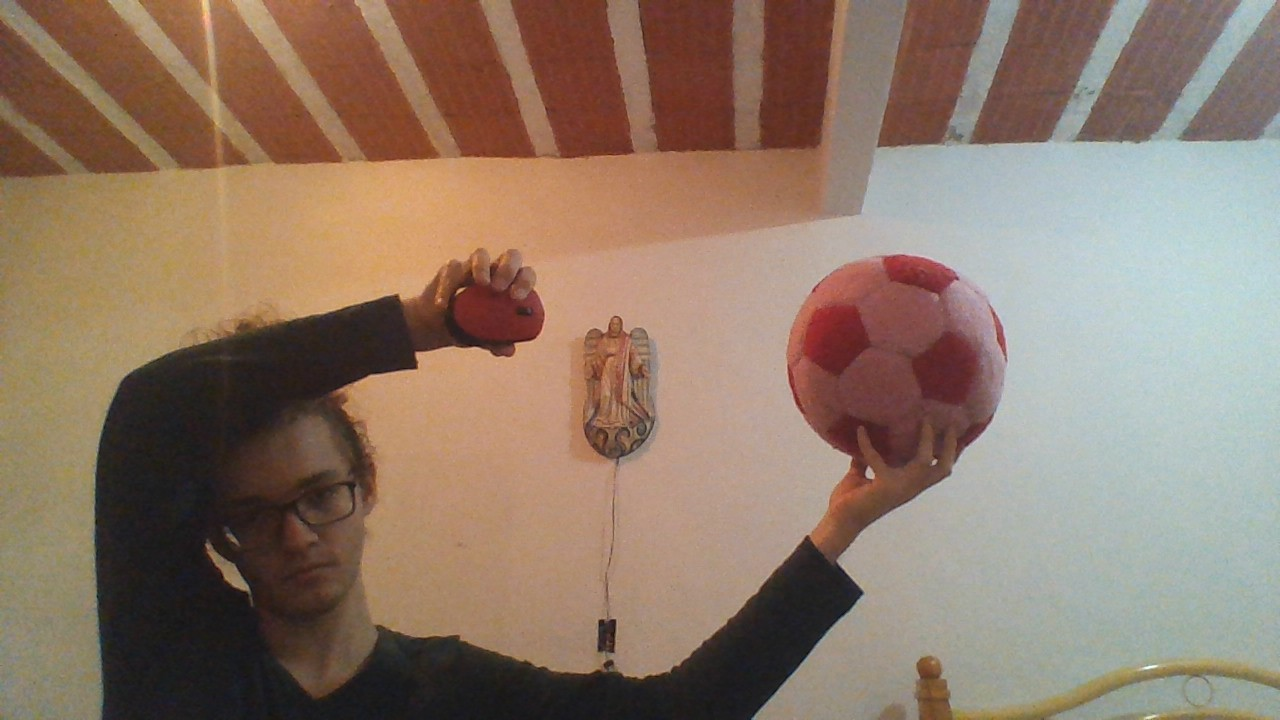
#> input picture drone/controladora/test1.jpg, 1280 x 720 px, given in place of the camera
$ python colorDetection.py
#> lines starting #> are read from the running program, lines starting #| are printed output that depends on the picture; after the words box and inside, x2 and y2 are one past the last pixel; in counts of white or black regions, pixels touching at a corner belong together
import cv2
import numpy as np
global cmdPrint

def stackImages(scale,imgArray):
	rows = len(imgArray)
	cols = len(imgArray[0])
	rowsAvailable = isinstance(imgArray[0], list)
	width = imgArray[0][0].shape[1]
	height = imgArray[0][0].shape[0]
	if rowsAvailable:
		for x in range ( 0, rows):
			for y in range(0, cols):
				if imgArray[x][y].shape[:2] == imgArray[0][0].shape [:2]:
					imgArray[x][y] = cv2.resize(imgArray[x][y], (0, 0), None, scale, scale)
				else:
					imgArray[x][y] = cv2.resize(imgArray[x][y], (imgArray[0][0].shape[1], imgArray[0][0].shape[0]), None, scale, scale)
				if len(imgArray[x][y].shape) == 2: imgArray[x][y]= cv2.cvtColor( imgArray[x][y], cv2.COLOR_GRAY2BGR)
		imageBlank = np.zeros((height, width, 3), np.uint8)
		hor = [imageBlank]*rows
		hor_con = [imageBlank]*rows
		for x in range(0, rows):
			hor[x] = np.hstack(imgArray[x])
		ver = np.vstack(hor)
	else:
		for x in range(0, rows):
			if imgArray[x].shape[:2] == imgArray[0].shape[:2]:
				imgArray[x] = cv2.resize(imgArray[x], (0, 0), None, scale, scale)
			else:
				imgArray[x] = cv2.resize(imgArray[x], (imgArray[0].shape[1], imgArray[0].shape[0]), None,scale, scale)
			if len(imgArray[x].shape) == 2: imgArray[x] = cv2.cvtColor(imgArray[x], cv2.COLOR_GRAY2BGR)
		hor= np.hstack(imgArray)
		ver = hor
	return ver


def getObjectsHSV(img):

	stack = []
	stack.append(img)

	imgHsv = cv2.cvtColor(img,cv2.COLOR_BGR2HSV)

	h_min = cv2.getTrackbarPos("HUE Min","HSV")
	h_max = cv2.getTrackbarPos("HUE Max", "HSV")
	s_min = cv2.getTrackbarPos("SAT Min", "HSV")
	s_max = cv2.getTrackbarPos("SAT Max", "HSV")
	v_min = cv2.getTrackbarPos("VALUE Min", "HSV")
	v_max = cv2.getTrackbarPos("VALUE Max", "HSV")

	lower = np.array([h_min,s_min,v_min])
	upper = np.array([h_max,s_max,v_max])
	mask = cv2.inRange(imgHsv,lower,upper)

	result = cv2.bitwise_and(img,img, mask = mask)
	stack.append(result)

	imgBlur = cv2.GaussianBlur(result, (7, 7), 1)
	imgGray = cv2.cvtColor(imgBlur, cv2.COLOR_BGR2GRAY)
	threshold1 = cv2.getTrackbarPos("Threshold1", "Parameters")
	threshold2 = cv2.getTrackbarPos("Threshold2", "Parameters")
	imgCanny = cv2.Canny(imgGray, threshold1, threshold2)
	kernel = np.ones((5, 5))
	imgDil = cv2.dilate(imgCanny, kernel, iterations=1)
	stack.append(imgDil)

	contours, hierarchy = cv2.findContours(imgDil, cv2.RETR_EXTERNAL, cv2.CHAIN_APPROX_NONE)
	areaMinDetect = cv2.getTrackbarPos("MinArea", "Parameters")

	detection = None

	for cnt in contours:
		peri = cv2.arcLength(cnt, True)
		approx = cv2.approxPolyDP(cnt, 0.02 * peri, True)
		x , y , w, h = cv2.boundingRect(approx)
		area = w*h #cv2.contourArea(cnt)


		if area > areaMinDetect:
			areaMinDetect = area

			cv2.drawContours(img, cnt, -1, (255, 0, 255), 7)
			cv2.rectangle(img, (x , y ), (x + w , y + h ), (0, 255, 0), 5)

			cv2.putText(img, "Points: " + str(len(approx)), (x + w + 20, y + 20), cv2.FONT_HERSHEY_COMPLEX, .7,
						(0, 255, 0), 2)
			cv2.putText(img, "Area: " + str(int(area)), (x + w + 20, y + 45), cv2.FONT_HERSHEY_COMPLEX, 0.7,
						(0, 255, 0), 2)
			cv2.putText(img, " " + str(int(x))+ " "+str(int(y)), (x - 20, y- 45), cv2.FONT_HERSHEY_COMPLEX, 0.7,
						(0, 255, 0), 2)
			cv2.circle(img, (int(x+w/2), int(y+h/2)), 3, (0,255,0), -1)

			#x,y,w,h,idx,color,category,confidence
			detection = det.detection(x,y,w,h,0,(0,0,0),"target",1)


	stack.append(img)

	return detection,stack


def movimentRules(img,detection):
	display(img)

	areaMin = cv2.getTrackbarPos("Area Min","Moviment Rules")
	areaMax = cv2.getTrackbarPos("Area Max","Moviment Rules")
	xOffSet = cv2.getTrackbarPos("xOffSet","Moviment Rules")
	yOffSet = cv2.getTrackbarPos("yOffSet","Moviment Rules")

	frameHeight = img.shape[0]
	frameWidth = img.shape[1]
	cw = int(frameWidth/2)
	ch = int(frameHeight/2)

	overlay = img.copy()
	rectangleCoords = None
	color = None
	cmd = ""

	if detection is None:
		display(img)
		cv2.line(img, (cw-10,ch-10), (cw+10,ch+10), (0, 0, 255), 3)
		cv2.line(img, (cw+10,ch-10), (cw-10,ch+10), (0, 0, 255), 3)
		text = "Move commands are disabled during prediction"
		cv2.putText(img, text , (10,frameHeight-10), cv2.FONT_HERSHEY_PLAIN,1,(0, 0, 255), 1)
		return cmd,img

	widthPart = int((int(frameWidth/2)-xOffSet) /2)
	heightPart = int((int(frameHeight/2)-yOffSet)/2)
	(x,y,w,h,cx,cy,area) = (detection.x , detection.y , detection.w , detection.h , detection.centerX , detection.centerY , detection.area)

	color = (0,153,255)
	cmd = "Keep"

	#Prioridade 5
	if(cy < int(frameHeight/2)-yOffSet):
		rectangleCoords = 	[int(frameWidth/2-xOffSet),heightPart,
								int(frameWidth/2+xOffSet),int(frameHeight/2)-yOffSet]
		cmd = "Up"
	if(cy > int(frameHeight/2)+yOffSet):
		rectangleCoords = 	[int(frameWidth/2-xOffSet),int(frameHeight/2)+yOffSet,
								int(frameWidth/2+xOffSet),frameHeight - heightPart]
		cmd = "Dwn"

	#Prioridade 4
	if(cx < int(frameWidth/2)-xOffSet):
		rectangleCoords = 	[widthPart,heightPart,
								int(frameWidth/2)-xOffSet, frameHeight-heightPart]
		cmd = "!cw"
	if(cx > int(frameWidth/2)+xOffSet):
		rectangleCoords = 	[int(frameWidth/2)+xOffSet, heightPart,
								frameWidth-widthPart,frameHeight-heightPart]
		cmd = "cw"

	#Prioridade 3
	if (area is not None):
		if(area < areaMin):
			rectangleCoords = [x,y,x+w,y+h]
			color = (255,0,0)
			cmd = "Fwd"
		elif(area > areaMax):
			rectangleCoords = [x,y,x+w,y+h]
			color = (0,0,255)
			cmd = "Bwd"

	#Prioridade 2
	if(cy < heightPart):
		rectangleCoords = 	[widthPart,0,
								frameWidth-widthPart,heightPart]
		color = (0,153,255)
		cmd = "Up+"
	if(cy > frameHeight-heightPart):
		rectangleCoords = 	[widthPart,frameHeight - heightPart,
								frameWidth-widthPart,frameHeight]
		color = (0,153,255)
		cmd = "Dwn+"

	#Prioridade 1
	if(cx < widthPart):
		rectangleCoords = 	[0,0,
								widthPart, frameHeight]
		color = (0,153,255)
		cmd = "Lft"
	if(cx > frameWidth-widthPart):
		rectangleCoords = 	[frameWidth-widthPart,0,
								frameWidth,frameHeight]
		color = (0,153,255)
		cmd = "Rgt"


	if cmdPrint is True:
		cv2.putText(img, cmd , (20, 50), cv2.FONT_HERSHEY_COMPLEX,1,(0, 0, 255), 3)

	if rectangleCoords is not None:
		cv2.rectangle(overlay,
					(rectangleCoords[0],rectangleCoords[1]),
					(rectangleCoords[2],rectangleCoords[3]),
					color,cv2.FILLED)
		alpha = 0.4
		cv2.addWeighted(overlay, alpha, img, 1 - alpha, 0,img)

	display(img)
	cv2.line(img, (int(frameWidth/2),int(frameHeight/2)), (cx,cy), (0, 0, 255), 3)

	return cmd,img

def display(imgCopy):
	frameHeight = imgCopy.shape[0]
	frameWidth = imgCopy.shape[1]
	xOffSet = cv2.getTrackbarPos("xOffSet","Moviment Rules")
	yOffSet = cv2.getTrackbarPos("yOffSet","Moviment Rules")

	cv2.line(imgCopy,(int(frameWidth/2)-xOffSet,0),(int(frameWidth/2)-xOffSet,frameHeight),(255,255,0),3)
	cv2.line(imgCopy,(int(frameWidth/2)+xOffSet,0),(int(frameWidth/2)+xOffSet,frameHeight),(255,255,0),3)
	cv2.circle(imgCopy,(int(frameWidth/2),int(frameHeight/2)),2,(0,0,255),2)
	cv2.line(imgCopy, (0,int(frameHeight / 2) - yOffSet), (frameWidth,int(frameHeight / 2) - yOffSet), (255, 255, 0), 3)
	cv2.line(imgCopy, (0, int(frameHeight / 2) + yOffSet), (frameWidth, int(frameHeight / 2) + yOffSet), (255, 255, 0), 3)

def empty(a):
	pass

def createHsvTrackers():
	cv2.namedWindow("HSV")
	cv2.resizeWindow("HSV",640,240)
	cv2.createTrackbar("HUE Min","HSV",23,179,empty)
	cv2.createTrackbar("HUE Max","HSV",95,255,empty)
	cv2.createTrackbar("SAT Min","HSV",129,255,empty)
	cv2.createTrackbar("SAT Max","HSV",255,255,empty)
	cv2.createTrackbar("VALUE Min","HSV",0,255,empty)
	cv2.createTrackbar("VALUE Max","HSV",255,255,empty)

def createParamTrackers():
	cv2.namedWindow("Parameters")
	cv2.resizeWindow("Parameters",640,240)
	cv2.createTrackbar("Threshold1","Parameters",0,255,empty)
	cv2.createTrackbar("Threshold2","Parameters",94,255,empty)
	cv2.createTrackbar("MinArea","Parameters",2000,30000,empty)

def createMovRulesTrackers():
	cv2.namedWindow("Moviment Rules")
	cv2.resizeWindow("Moviment Rules",640,240)
	cv2.createTrackbar("Area Min","Moviment Rules",4500,1000000, empty)
	cv2.createTrackbar("Area Max","Moviment Rules",7500,1000000, empty)
	cv2.createTrackbar("xOffSet","Moviment Rules",70,1080, empty)
	cv2.createTrackbar("yOffSet","Moviment Rules",70,1080, empty)
def main():

	cap = cv2.VideoCapture(2)

	createHsvTrackers()
	createParamTrackers()
	createMovRulesTrackers()

	while True:

		_, img = cap.read()
#> img is the input picture: shape (720, 1280, 3); mean B, G, R 105.4, 121.4, 142.9
		imgCopy = img.copy()

		detection,stack = getObjectsHSV(imgCopy)
#> in getObjectsHSV, `mask = cv2.inRange(imgHsv,lower,upper)`:
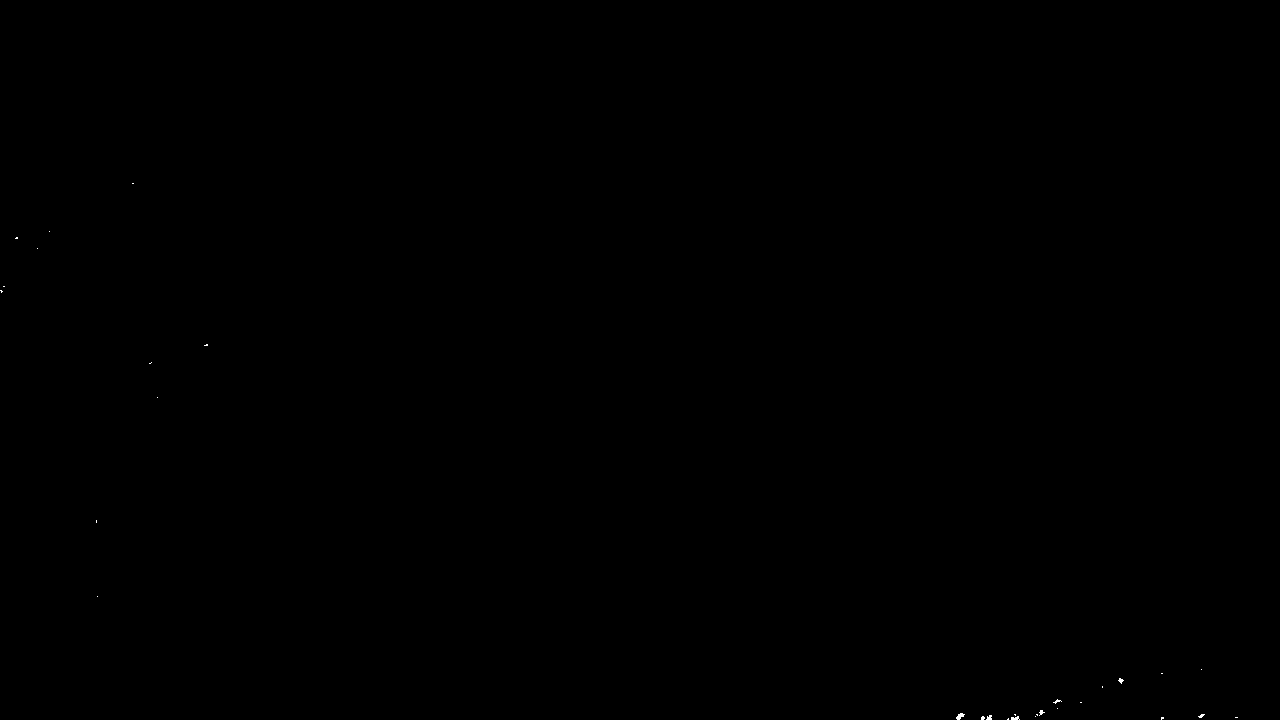
#> mask: shape (720, 1280); 0.02% white in thin lines or dots, all inside (x1, y1, x2, y2) = (0, 183, 1238, 720)
#> in getObjectsHSV, `contours, hierarchy = cv2.findContours(imgDil, cv2.RETR_EXTERNAL, cv2...`: contours = 16 contours; largest, box (x1, y1, x2, y2) and area: (1033, 707, 1047, 719) 108, (1004, 711, 1022, 720) 95, (954, 711, 967, 720) 88, (978, 712, 994, 720) 84, (1051, 697, 1063, 706) 82
#> the loop in getObjectsHSV, `for cnt in contours:` made 16 passes
#> (peri, x, y, w, h, area) on passes 2, 3, 4, 5, 6, 7, 9, 11: (23.41, 1158, 714, 8, 6, 48), (42.24, 978, 712, 16, 8, 128), (33.07, 1196, 711, 11, 9, 99), (47.66, 1004, 711, 18, 9, 162), (37.07, 954, 711, 13, 9, 117), (42.14, 1033, 707, 14, 12, 168), (36.24, 1051, 697, 12, 9, 108), (32.24, 1116, 676, 10, 9, 90)
#> after the loop in getObjectsHSV, `for cnt in contours:`: areaMinDetect = 2000
#> stack = 4 items
		imgCopy = stack[3]

		stackHSV = stackImages(0.7,(stack.copy()))
#> in stackImages, `rows = len(imgArray)`: rows = 4
#> in stackImages, `cols = len(imgArray[0])`: cols = 720
#> in stackImages, `rowsAvailable = isinstance(imgArray[0], list)`: rowsAvailable = False
#> after the loop in stackImages, `for x in range(0, rows):`: imgArray = 4 items
#> in stackImages, `hor= np.hstack(imgArray)`:
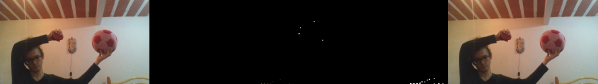
#> hor: shape (504, 3584, 3) (shown at 1/6 size); mean of channels 0, 1, 2 52.7, 60.8, 71.5; drawn as B, G, R


		cmd,imgCopy = movimentRules(imgCopy,detection)
#> in display, `xOffSet = cv2.getTrackbarPos("xOffSet","Moviment Rules")`: xOffSet = 70
#> in display, `cv2.line(imgCopy, (0, int(frameHeight / 2) + yOffSet), (frameWidth, in..`:
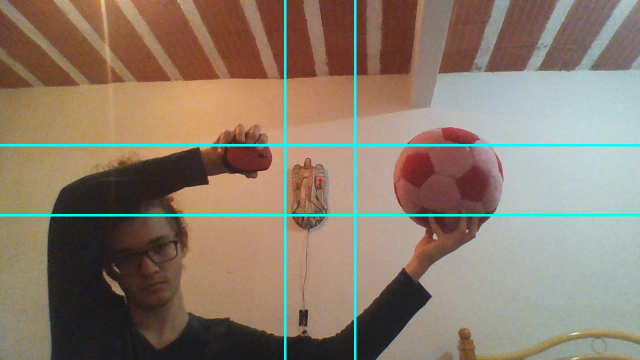
#> imgCopy: shape (720, 1280, 3) (shown at 1/2 size); mean B, G, R 108.5, 124.1, 139.5
#> in movimentRules, `areaMin = cv2.getTrackbarPos("Area Min","Moviment Rules")`: areaMin = 4500
#> in movimentRules, `areaMax = cv2.getTrackbarPos("Area Max","Moviment Rules")`: areaMax = 7500
#> in movimentRules, `xOffSet = cv2.getTrackbarPos("xOffSet","Moviment Rules")`: xOffSet = 70
#> in movimentRules, `cv2.putText(img, text , (10,frameHeight-10), cv2.FONT_HERSHEY_PLAIN,1,..`:
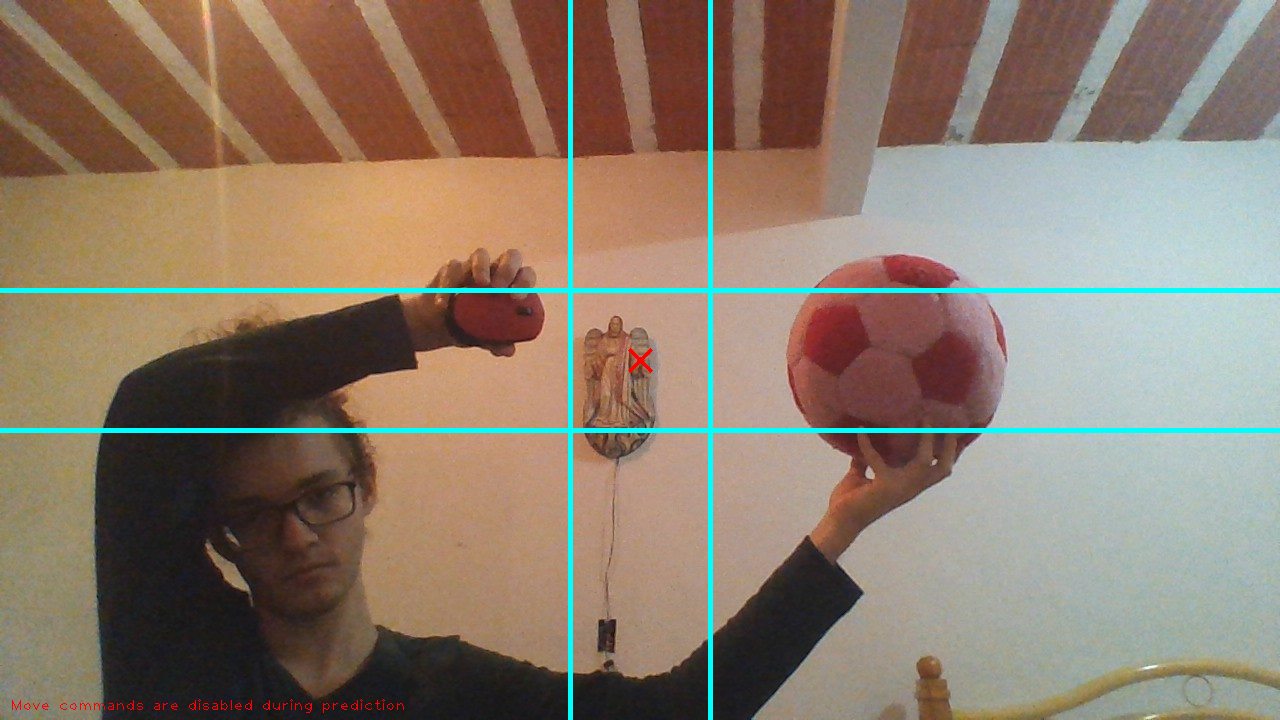
#> img: shape (720, 1280, 3); mean B, G, R 108.4, 124.1, 139.7
#> cmd = ''
		print("cmd: ",cmd)
#| cmd:

		cv2.imshow('Horizontal Stacking', stackHSV)
		cv2.imshow("moviment Result",imgCopy)

		if cv2.waitKey(1) & 0xFF == ord('q'):
#> (key q is pressed here)
			break

	cap.release()
	cv2.destroyAllWindows()


if __name__ == '__main__':
	import detection as det
	cmdPrint = True
	main()
else:
	import detection as det
	# import drone.telloHsvTrack.detection as det
	cmdPrint = False

$ run again, on drone/controladora/test2.jpg
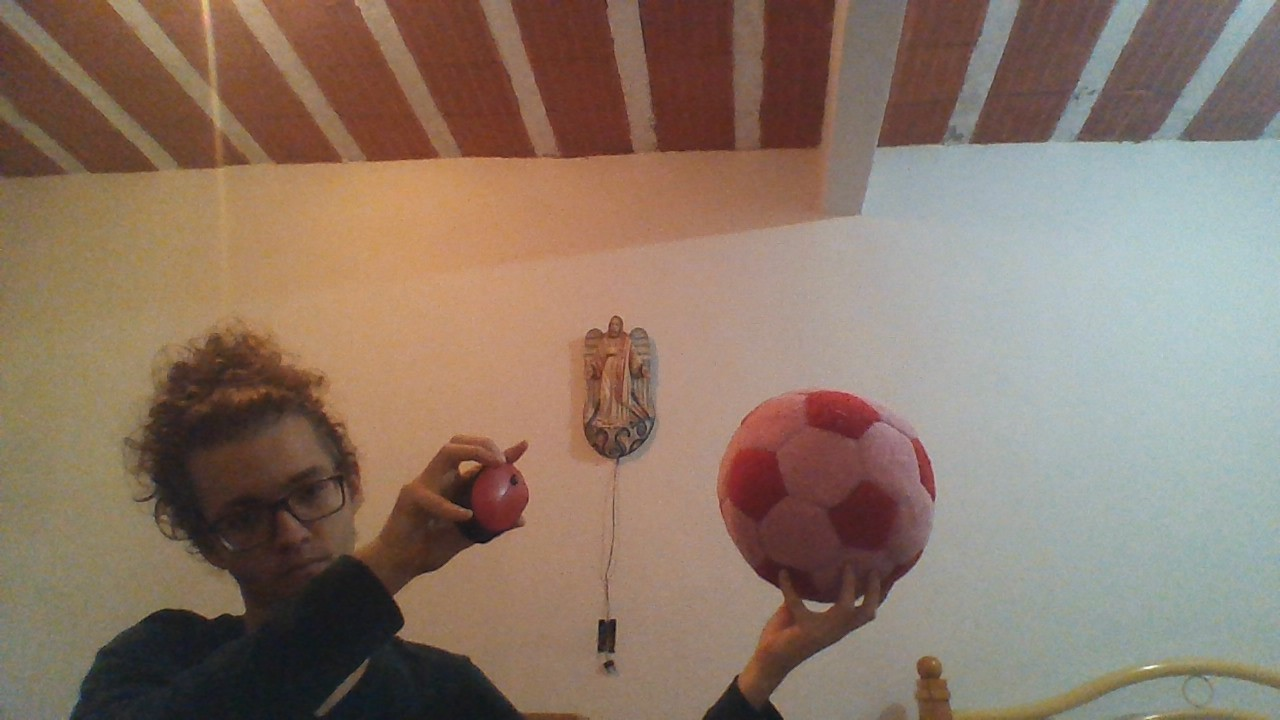
#> input picture drone/controladora/test2.jpg, 1280 x 720 px, given in place of the camera
#> in main, img is the input picture: shape (720, 1280, 3); mean B, G, R 104.5, 119.1, 139.3
#> imgHsv: shape (720, 1280, 3); mean H, S, V 38.4, 79, 143.2
#> mask: shape (720, 1280); 0.02% white in thin lines or dots, all inside (x1, y1, x2, y2) = (0, 190, 1141, 720)
#> imgCanny: shape (720, 1280); 0.01% white in thin lines or dots, all inside (x1, y1, x2, y2) = (0, 189, 1140, 720)
#> imgDil: shape (720, 1280); 0.06% white; 7 white regions
#> contours = 7 contours; box (x1, y1, x2, y2) and area: (996, 709, 1015, 720) 124, (1127, 672, 1142, 681) 102, (1021, 709, 1031, 720) 78, (1069, 691, 1080, 700) 74, (961, 713, 971, 720) 49, (0, 210, 4, 220) 27, (0, 187, 5, 195) 25
#> the loop in getObjectsHSV, `for cnt in contours:` made 7 passes
#> (peri, x, y, w, h, area) on passes 1, 2, 3, 4, 5, 7: (28.83, 961, 713, 10, 7, 70), (35.07, 1021, 709, 10, 11, 110), (51.9, 996, 709, 19, 11, 209), (34.24, 1069, 691, 11, 9, 99), (42.24, 1127, 672, 15, 9, 135), (20.83, 0, 187, 5, 8, 40)
#> after the loop in getObjectsHSV, `for cnt in contours:`: areaMinDetect = 2000
#> stack = 4 items
#> rows = 4
#> cols = 720
#> rowsAvailable = False
#> after the loop in stackImages, `for x in range(0, rows):`: imgArray = 4 items
#> in stackImages, `hor= np.hstack(imgArray)`:
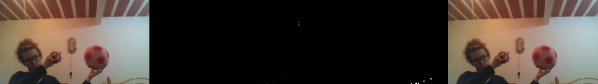
#> hor: shape (504, 3584, 3) (shown at 1/6 size); mean of channels 0, 1, 2 52.2, 59.6, 69.6; drawn as B, G, R
#> in display, `xOffSet = cv2.getTrackbarPos("xOffSet","Moviment Rules")`: xOffSet = 70
#> areaMin = 4500
#> areaMax = 7500
#> in movimentRules, `xOffSet = cv2.getTrackbarPos("xOffSet","Moviment Rules")`: xOffSet = 70
#> in movimentRules, `cv2.putText(img, text , (10,frameHeight-10), cv2.FONT_HERSHEY_PLAIN,1,..`:
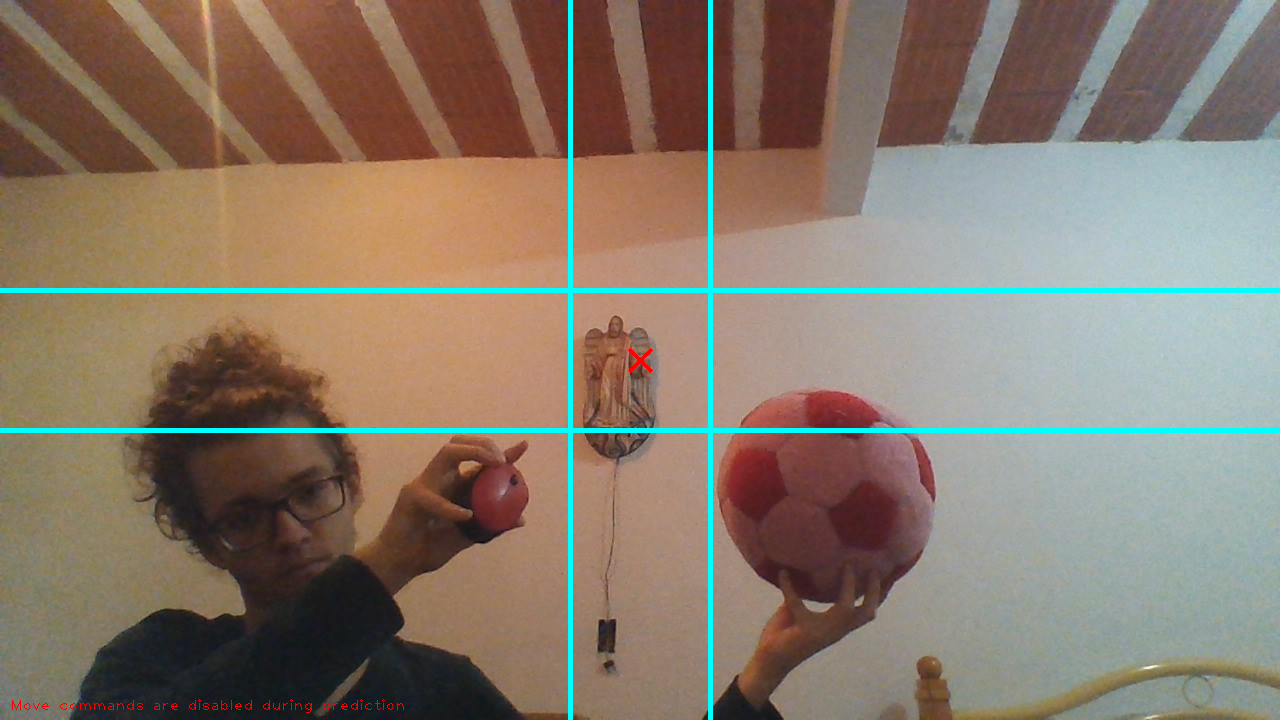
#> img: shape (720, 1280, 3); mean B, G, R 107.5, 121.7, 136
#> cmd = ''
#| cmd:
